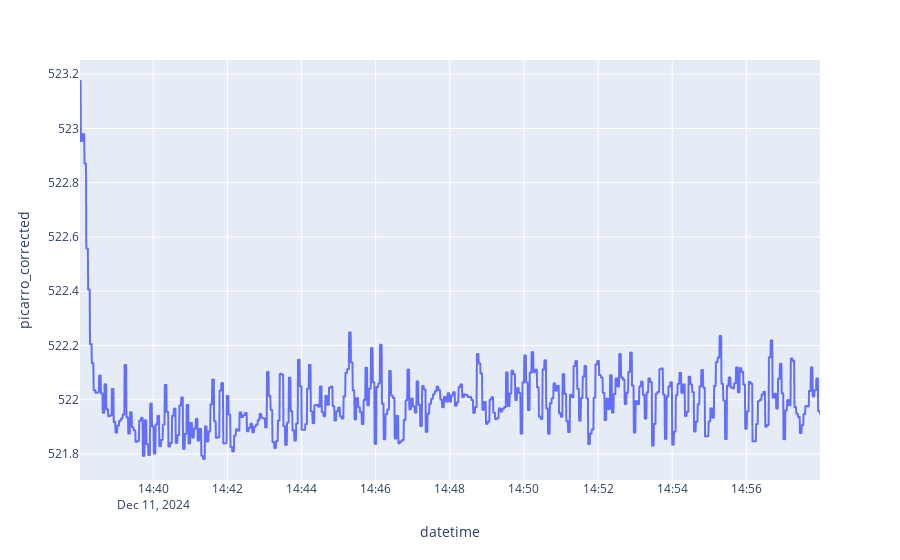
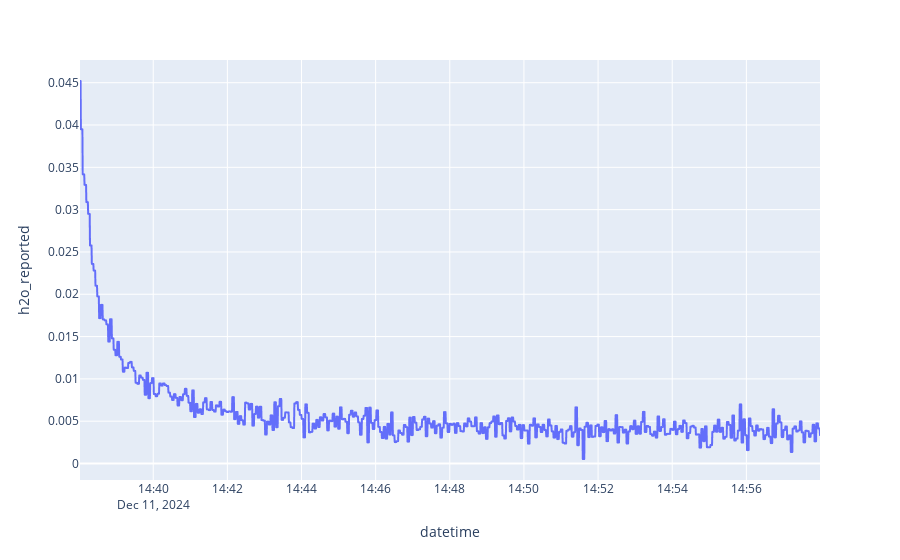

Source (notebook cell) for these figures, in order:
### Code cell
# 88 UTC: 14:38 - 14:58
# Reading: 518.4

start_date = datetime(2024, 12, 11, 14, 38, 0).replace(tzinfo=timezone.utc)
end_date = datetime(2024, 12, 11, 14, 58, 0).replace(tzinfo=timezone.utc)

process_calibration_time(df_p_dwd, start_date, end_date)

### Figure 1 — Plotly figure (JSON) as saved in the notebook; plotly's stock layout.template omitted (floating-point values rounded to 4 significant figures; data arrays with more than 128 entries replaced by an {"elided": "..."} marker saying what was removed)
{"data": [{"hovertemplate": "datetime=%{x}<br>picarro_corrected=%{y}<extra></extra>", "legendgroup": "", "line": {"color": "#636efa", "dash": "solid"}, "marker": {"symbol": "circle"}, "mode": "lines", "name": "", "showlegend": false, "type": "scattergl", "x": {"elided": "1218 str values"}, "xaxis": "x", "y": {"elided": "1218 float values"}, "yaxis": "y"}], "layout": {"legend": {"tracegroupgap": 0}, "margin": {"t": 60}, "xaxis": {"anchor": "y", "domain": [0, 1], "title": {"text": "datetime"}}, "yaxis": {"anchor": "x", "domain": [0, 1], "title": {"text": "picarro_corrected"}}}}

### Figure 2 — Plotly figure (JSON) as saved in the notebook; plotly's stock layout.template omitted (floating-point values rounded to 4 significant figures; data arrays with more than 128 entries replaced by an {"elided": "..."} marker saying what was removed)
{"data": [{"hovertemplate": "datetime=%{x}<br>h2o_reported=%{y}<extra></extra>", "legendgroup": "", "line": {"color": "#636efa", "dash": "solid"}, "marker": {"symbol": "circle"}, "mode": "lines", "name": "", "showlegend": false, "type": "scattergl", "x": {"elided": "1218 str values"}, "xaxis": "x", "y": {"elided": "1218 float values"}, "yaxis": "y"}], "layout": {"legend": {"tracegroupgap": 0}, "margin": {"t": 60}, "xaxis": {"anchor": "y", "domain": [0, 1], "title": {"text": "datetime"}}, "yaxis": {"anchor": "x", "domain": [0, 1], "title": {"text": "h2o_reported"}}}}
